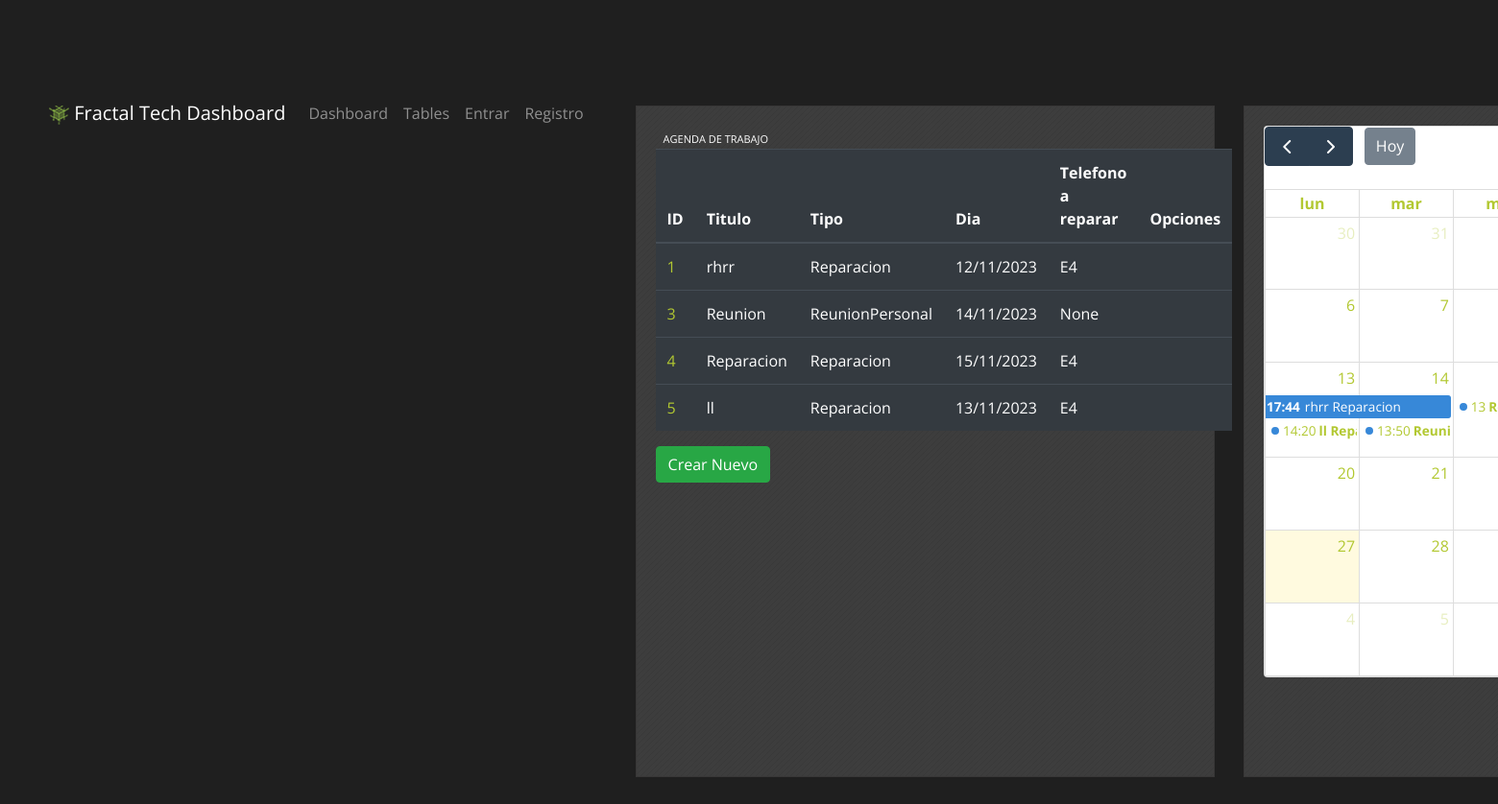
/agenda/, run on the app's committed database.
### agenda/models.py (models this page shows, shortened)
class Evento(models.Model):
    TIPOS_DE_EVENTO = (
        ('Reparacion', 'Reparación'),
        ('Inventario', 'Inventario'),
        ('ReunionPersonal', 'Reunión de Personal'),
    )
    tipo_evento = models.CharField(max_length=15, choices=TIPOS_DE_EVENTO)
    telefono = models.ForeignKey(Reparacion, on_delete=models.SET_NULL, null=True, blank=True)
    titulo = models.CharField(max_length=100)
    descripcion = models.TextField(max_length=100)
    fecha_inicio = models.DateField(default=timezone.now)
    fecha_termino = models.DateField(null=True, blank=True)
    hora_inicio = models.TimeField(auto_now=False, auto_now_add=False,default=timezone.now, null= True, blank=True)
    hora_termino= models.TimeField(auto_now=False, auto_now_add=False,default=0, null= True, blank=True)
    estado_reparacion = models.CharField(max_length=40, null=True, blank=True)
    activo = models.BooleanField(default=True)

### repairlab/models.py (models this page shows, shortened)
class Reparacion(models.Model): #modeloReparacion
    tipo_de_reparacion= models.ForeignKey(TipoReparacion, on_delete=models.CASCADE)
    refaccion= models.ForeignKey(Refaccion, on_delete=models.CASCADE,null=True, blank=True) #usar un buscador
    nombreCliente= models.CharField(max_length=20, null=True)
    appCliente= models.CharField(max_length=20, null=True) #Apellido paterno
    apm= models.CharField(max_length=20, null=True) #Apellido materno
    marca = models.CharField(max_length=20, null=True, blank=True)
    modelo= models.CharField(max_length=40,null=True, blank=True)
    IMEI= models.CharField(max_length=40,null=True, blank=True)
    año= models.CharField(max_length=40)
    precio = models.DecimalField(max_digits=10, decimal_places=2, default=0)
    creado = models.DateField(auto_now_add=True, null=True)
    modificado = models.DateField(auto_now=True, null=True, blank=True)
    status = models.ForeignKey(Status, on_delete=models.CASCADE, default=1) #pendiente, en proceso, terminado, entregado
    def __str__(self):
        return self.modelo

### agenda/views.py (the view)
# urls.py: path('', EventoListar.as_view(), name='agenda'),
class EventoListar(ListView):
    model = Evento
    template_name = 'eventos.html'
    context_object_name = 'evento'
    fields = ['tipo_evento', 'fecha_inicio', 'hora_inicio','hora_termino']
    success_url = 'Eventos'
    def get_queryset(self):
        queryset = self.model.objects.filter(activo = True)
        return queryset

### agenda/templates/eventos.html (shortened to what this page needs)
{% extends 'base.html' %}
{% load static%}
{% block extra_css %}
<link rel="stylesheet" href=" {% static 'fullcalendar/lib/main.css' %}">
{% endblock extra_css%}
{% block content %}
<div class="col-sm-8 col-lg-5">
    <div class="dash-unit" style="height: 700px; padding: 20px; margin: 20px auto;">
        <dtitle>Agenda de trabajo</dtitle>
    <table class="table table-dark table-hover" id = "tabla-eventos">
        <thead>
            <tr>
                <th>
                    ID
                </th>
                <th>
                    Titulo
                </th>
                <th>
                    Tipo
                </th>
                <th>
                    Dia
                </th>
                <th>
                    Telefono a reparar
                </th>
                <th>
                    Opciones
                </th>
            </tr>
        </thead>
        <tbody>
            {% for evento in evento %}
            <tr class="evento-fila" data-href= "{% url 'detalle_evento' pk=evento.id %}" >
                <td>
                    <a href="{% url 'detalle_evento' pk=evento.id %}"> {{ evento.id }}</a>
                </td>
                <td>
                    {{ evento.titulo }}
                </td>
                <td>
                    {{ evento.tipo_evento }}
                </td>
                <td>
                    {{ evento.fecha_inicio|date:"d/m/Y" }}
                </td>
                <td>
                    {{ evento.telefono }}
                </td>
                <td>
                    <a href="{% url 'EventoEditar' pk=evento.id %}" class="text-primary" style="padding-left: 10px; text-decoration: none;">
                    </a>
                    <a href="#" class="mr-1 text-danger" style="padding-left: 10px; text-decoration: none;">
                    </a>
                </td>
            </tr>
            {% endfor %}
        </tbody>
    </table>
    <a href="{% url 'EventoCrear' %}" class="btn btn-success" role="button"> Crear Nuevo </a>
    </div>
</div>
<div class="col-sm-6 col-lg-6">
        <div class="dash-unit" style="height: 700px; padding: 20px; margin: 20px auto;">
            <div id="calendar" class = "card" style="max-height: 90%; overflow: hidden;"></div>
    </div>
    </div>
{% endblock %}

### static/css/main.css (style rules this page uses)
.dash-unit { margin-bottom: 30px; padding-bottom:10px; border: 1px solid #383737; background-image:url('../images/sep-half.png'); background-color: #3d3d3d; color:white; height:290px; }
.dash-unit dtitle { font-size:11px; text-transform:uppercase; color:#ffffff; margin:8px; padding:0px; height:inherit }
a { color: #b2c831; text-decoration: none; }
#calendar { width:100%; }

### templates/base.html (style rules this page uses)
body { padding-top: 10px; }

### agenda/templates/eventos.html (style rules this page uses)
body { display: flex; justify-content: space-between; align-items: flex-start; padding: 20px; margin-top: 70px; }
#tabla-eventos { flex: 1; margin-right: 20px; }
#calendar { flex: 1; }

### data on the page
Evento: id "1", titulo "rhrr", tipo_evento "Reparacion", fecha_inicio "12/11/2023", telefono "E4"
Evento: id "3", titulo "Reunion", tipo_evento "ReunionPersonal", fecha_inicio "14/11/2023", telefono "None"
Evento: id "4", titulo "Reparacion", tipo_evento "Reparacion", fecha_inicio "15/11/2023", telefono "E4"
Evento: id "5", titulo "ll", tipo_evento "Reparacion", fecha_inicio "13/11/2023", telefono "E4"
